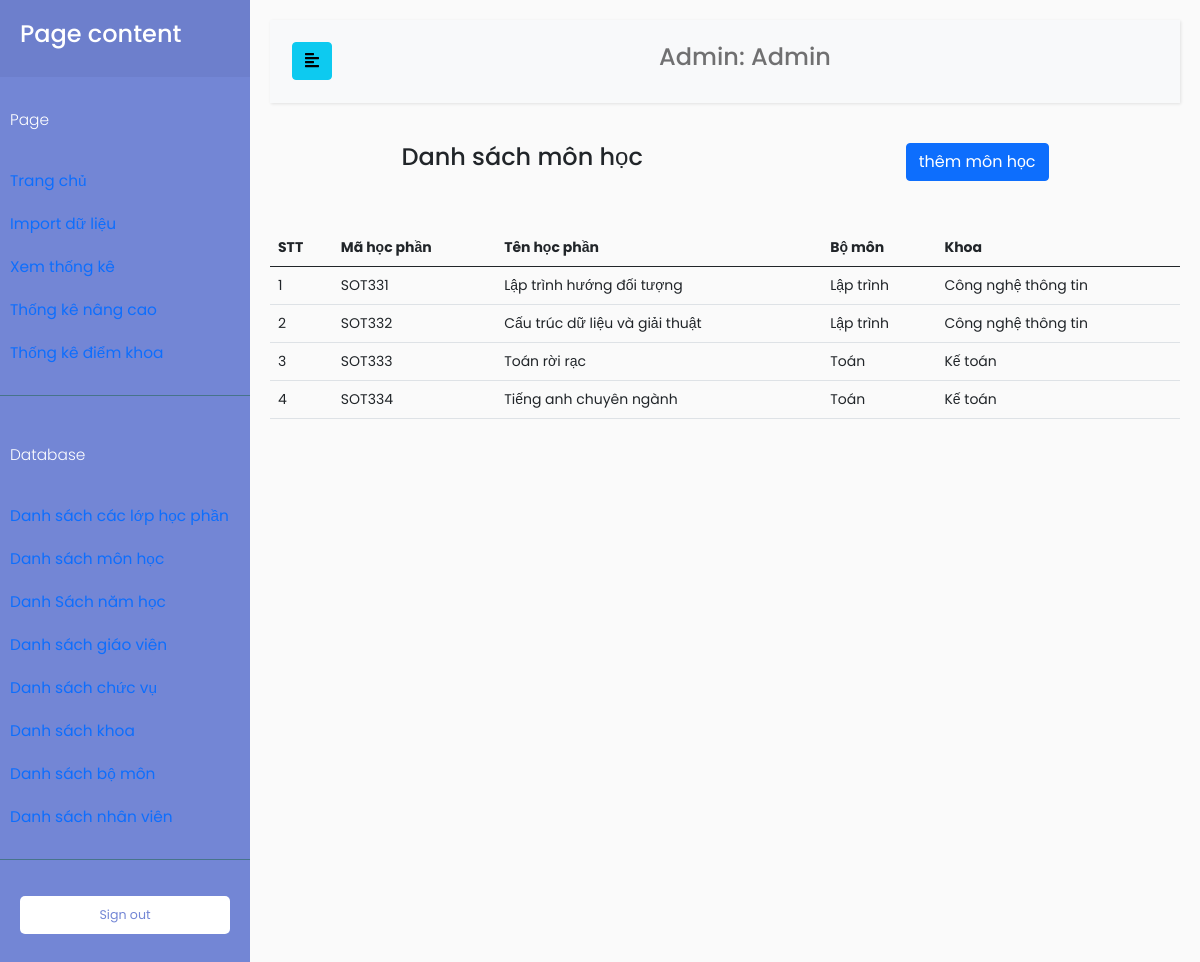
The app's page /index.php?TenChucVu=admin&page=DBMonHoc (signed in), older data.
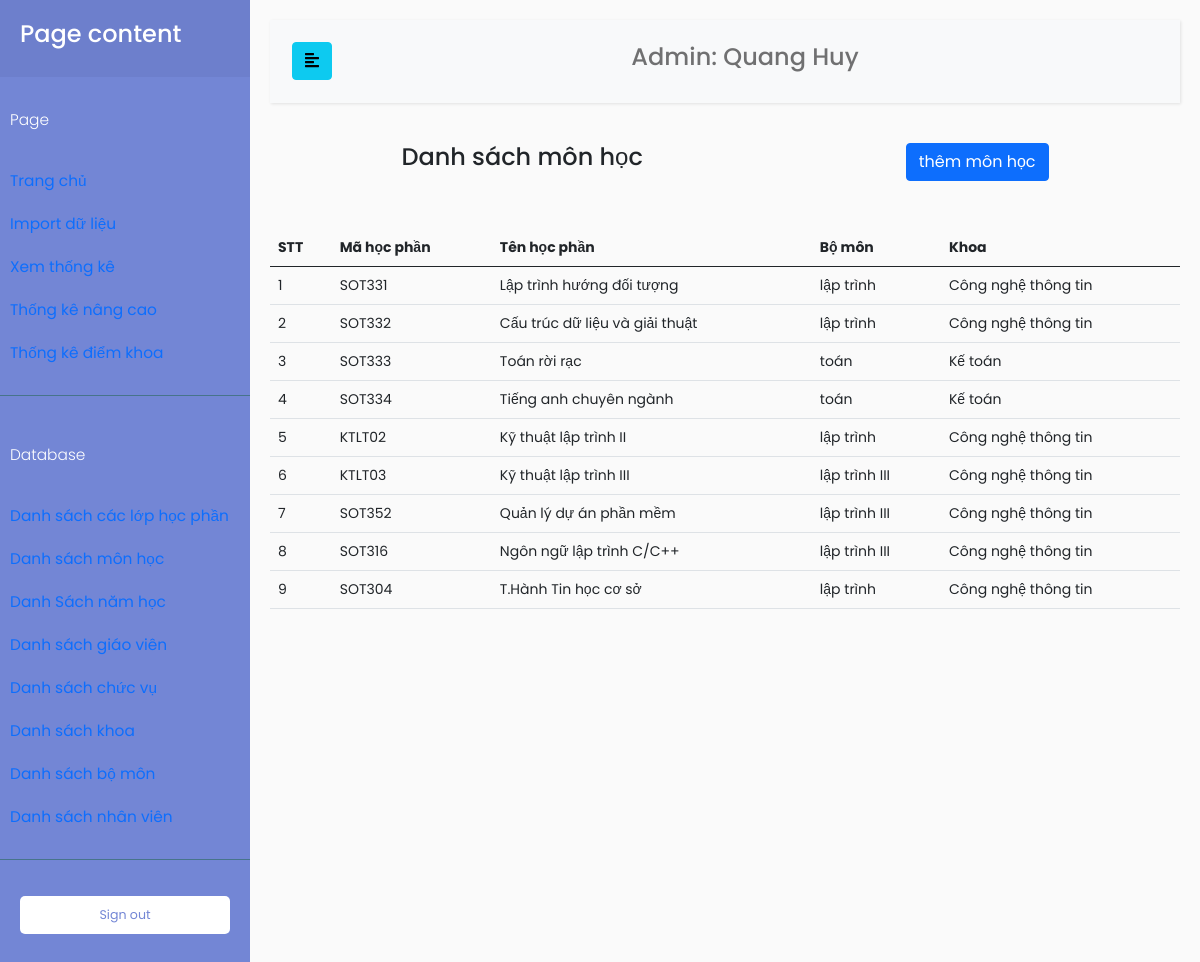
The same page, newer data.
### tables this page shows
CREATE TABLE `nhanvien` (
  `MaNhanVien` varchar(100) NOT NULL,
  `TenNhanVien` varchar(100) NOT NULL,
  `MatKhau` varchar(100) NOT NULL,
  `MaChucVu` int(11) NOT NULL
);

CREATE TABLE `hocphan` (
  `MaHocPhan` int(11) NOT NULL,
  `MaBoMon` int(11) NOT NULL,
  `MaKhoa` int(11) NOT NULL,
  `TenHocPhan` varchar(100) NOT NULL,
  `MaDuLieuHocPhan` varchar(100) NOT NULL
);

CREATE TABLE `bomon` (
  `MaBoMon` int(11) NOT NULL,
  `MaKhoa` int(11) NOT NULL,
  `TenBoMon` varchar(100) NOT NULL
);

CREATE TABLE `khoa` (
  `MaKhoa` int(11) NOT NULL,
  `TenKhoa` varchar(100) NOT NULL
);

### database/DBController.php (called while the page is built, shortened)
<?php
class DBController
{
    protected $host = 'localhost';
    protected $user = 'root';
    protected $password = '';
    protected $database = 'quanlydanhgia';
    public function __construct()
    {
        $this->con = mysqli_connect($this->host, $this->user, $this->password, $this->database);
    }
}

### function.php (called while the page is built, shortened)
<?php
require('database/DBController.php');
require('database/Account.php');
require('database/InfoSmallTable.php');
$db = new DBController();
$account = new Account($db);
$infoSmallTable = new InfoSmallTable($db);

### database/Account.php (called while the page is built, shortened)
<?php
class Account
{
    public $db = null;
    public function __construct(DBController $db)
    {
        $this->db = $db;
    }
    public function getTenNhanVien($userID, $table = 'giaovien', $key = 'MaGiaoVien')
    {
        $result = $this->db->con->query("SELECT TenNhanVien FROM $table as tb JOIN chucvu on tb.MaChucVu = chucvu.MaChucVu WHERE $key = '{$userID}'");
        $resultArray = array();
        if ($result->num_rows > 0) {
            while ($row = $result->fetch_assoc()) {
                $resultArray[] = $row;
            }
        }
        return $resultArray[0]['TenNhanVien'];
    }
}

### database/InfoSmallTable.php (called while the page is built, shortened)
<?php
class InfoSmallTable
{
    public $db = null;
    public function __construct(DBController $db)
    {
        $this->db = $db;
    }
    public function getThongTinBang($table = 'Khoa')
    {
        $result = $this->db->con->query("SELECT * FROM {$table}");
        $resultArr = array();
        while ($row = mysqli_fetch_array($result, MYSQLI_ASSOC)) {
            $resultArr[] = $row;
        }
        return $resultArr;
    }
    public function getThongTinHocPhan($maHocPhan, $noiDung = 'TenHocPhan')
    {
        $result = $this->db->con->query("SELECT $noiDung FROM HocPhan WHERE MaHocPhan = '{$maHocPhan}'");
        $resultArr = array();
        while ($row = mysqli_fetch_array($result, MYSQLI_ASSOC)) {
            $resultArr[] = $row;
        }
        return $resultArr[0][$noiDung];
    }
    public function getThongTinBoMon($maBoMon, $thongTin = 'TenBoMon')
    {
        $result = $this->db->con->query("SELECT * FROM BoMon WHERE MaBoMon = '{$maBoMon}'");
        $resultArr = array();
        while ($row = mysqli_fetch_array($result, MYSQLI_ASSOC)) {
            $resultArr[] = $row;
        }
        return $resultArr[0][$thongTin];
    }
    public function getTenKhoa($maKhoa)
    {
        $result = $this->db->con->query("SELECT TenKhoa FROM Khoa WHERE MaKhoa = '{$maKhoa}'");
        $resultArr = array();
        while ($row = mysqli_fetch_array($result, MYSQLI_ASSOC)) {
            $resultArr[] = $row;
        }
        return $resultArr[0]['TenKhoa'];
    }
}

### page/admin/DBControl/DBMonHoc.php (the view, shortened to what the changed rows need)
<?php
if ($_GET["TenChucVu"] === 'admin') {
    $boMon = $infoSmallTable->getThongTinBang("HocPhan");
    $stt = 1;
}
?>
<div>
    <table class="table table-hover">
        <thead>
            <tr>
                <th>STT</th>
                <th>Mã học phần</th>
                <th>Tên học phần</th>
                <th>Bộ môn</th>
                <th>Khoa</th>
            </tr>
        </thead>
        <tbody>
            <?php foreach ($boMon as $item) : ?>
                <tr>
                    <td>
                        <?php
                        echo $stt;
                        $stt++;
                        ?>
                    </td>
                    <td>
                        <?php
                        echo $item['MaDuLieuHocPhan'];
                        ?>
                    </td>
                    <td>
                        <?php
                        echo $item['TenHocPhan'];
                        ?>
                    </td>
                    <td>
                        <?php
                        $maBoMon = $infoSmallTable->getThongTinHocPhan($item['MaHocPhan'], 'MaBoMon');
                        $tenBoMon = $infoSmallTable->getThongTinBoMon($maBoMon, 'TenBoMon');
                        echo $tenBoMon;
                        ?>
                    </td>
                    <td>
                        <?php
                        $maKhoa = $infoSmallTable->getThongTinBoMon($maBoMon, 'MaKhoa');
                        $tenKhoa = $infoSmallTable->getTenKhoa($maKhoa);
                        echo $tenKhoa;
                        ?>
                    </td>
                </tr>
            <?php endforeach; ?>
        </tbody>
    </table>
</div>

### index.php (shortened to what the changed rows need)
<!doctype html>
<html lang="en">
<head>
    <link href="https://cdn.jsdelivr.net/npm/bootstrap@5.0.0-beta3/dist/css/bootstrap.min.css" rel="stylesheet">
    <link rel="stylesheet" href="//code.jquery.com/ui/1.12.1/themes/base/jquery-ui.css">
    <link href="https://ajax.googleapis.com/ajax/libs/jqueryui/1.12.1/themes/base/jquery-ui.css" rel="stylesheet" type="text/css" />
    <link href="css/dashboard.css" rel="stylesheet">
    <link href="css/customTable.css" rel="stylesheet">
    <link rel="stylesheet" href="css/sidebar.css">
</head>
<?php
require('function.php');
if ($_GET["TenChucVu"]) {
    $tenChucVu = $_GET["TenChucVu"];
}
if (isset($_GET["page"])) {
    $page = $_GET["page"];
}
$tenGiaoVien = NULL;
if ($tenChucVu === 'admin' || $tenChucVu === 'nhanvien') {
    if ($tenChucVu === 'admin') {
        $tenCV = "Admin";
    }
    $tenGiaoVien = $account->getTenNhanVien($_SESSION['MaDangNhap'], 'NhanVien', 'MaNhanVien');
}
?>
<body>
    <div class="wrapper">
        <div id="content">
            <nav class="navbar navbar-expand-lg navbar-light bg-light">
                <div class="container-fluid">
                    <div class="collapse navbar-collapse" id="navbarSupportedContent">
                        <ul class="nav navbar-nav m-auto">
                            <li class="nav-item">
                                <h4><a class="nav-link" href="#"><?php echo $tenCV . ": " . $tenGiaoVien; ?></a></h4>
                            </li>
                        </ul>
                    </div>
                </div>
            </nav>
            <?php
            if (isset($page)) {
                switch ($page) {
                    case 'DBMonHoc':
                        include('page/admin/DBControl/DBMonHoc.php');
                        break;
                }
            }
            ?>
        </div>
    </div>
</body>
</html>

Row changes from the older to the newer data that the page shows:
changed nhanvien: TenNhanVien "Admin" → "Quang Huy"
changed hocphan "SOT331": tenBoMon "Lập trình" → "lập trình"
changed hocphan "SOT332": tenBoMon "Lập trình" → "lập trình"
changed hocphan "SOT333": tenBoMon "Toán" → "toán"
changed hocphan "SOT334": tenBoMon "Toán" → "toán"
added hocphan: MaDuLieuHocPhan "KTLT02", TenHocPhan "Kỹ thuật lập trình II", tenBoMon "lập trình", MaBoMon.TenKhoa "Công nghệ thông tin"
added hocphan: MaDuLieuHocPhan "KTLT03", TenHocPhan "Kỹ thuật lập trình III", tenBoMon "lập trình III", MaBoMon.TenKhoa "Công nghệ thông tin"
added hocphan: MaDuLieuHocPhan "SOT352", TenHocPhan "Quản lý dự án phần mềm", tenBoMon "lập trình III", MaBoMon.TenKhoa "Công nghệ thông tin"
added hocphan: MaDuLieuHocPhan "SOT316", TenHocPhan "Ngôn ngữ lập trình C/C++", tenBoMon "lập trình III", MaBoMon.TenKhoa "Công nghệ thông tin"
added hocphan: MaDuLieuHocPhan "SOT304", TenHocPhan "T.Hành Tin học cơ sở", tenBoMon "lập trình", MaBoMon.TenKhoa "Công nghệ thông tin"
